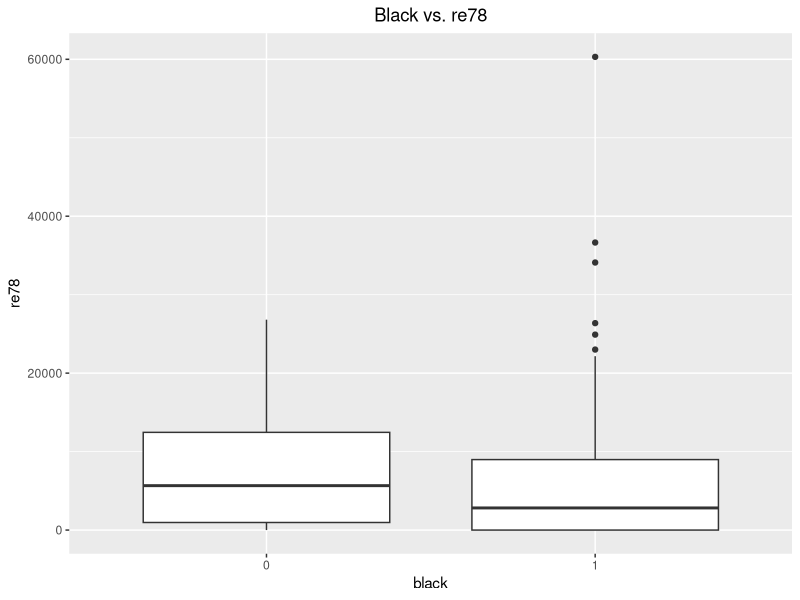
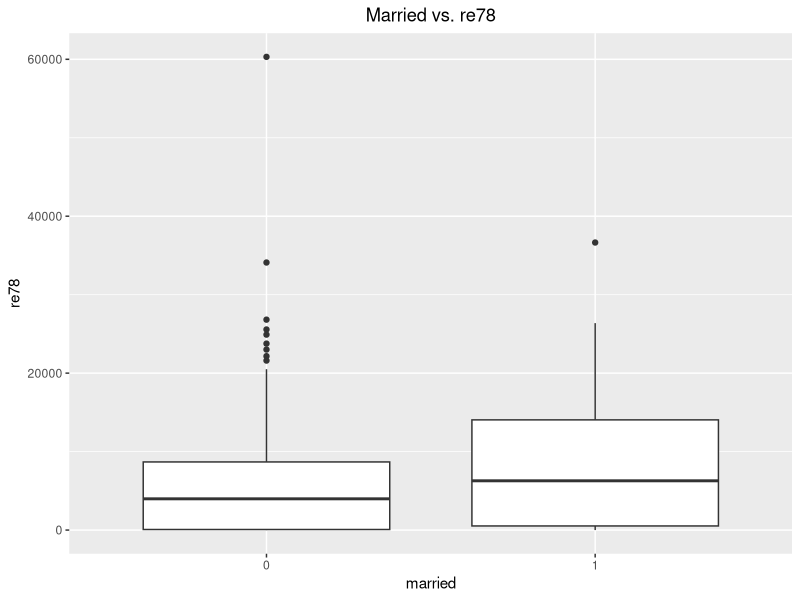
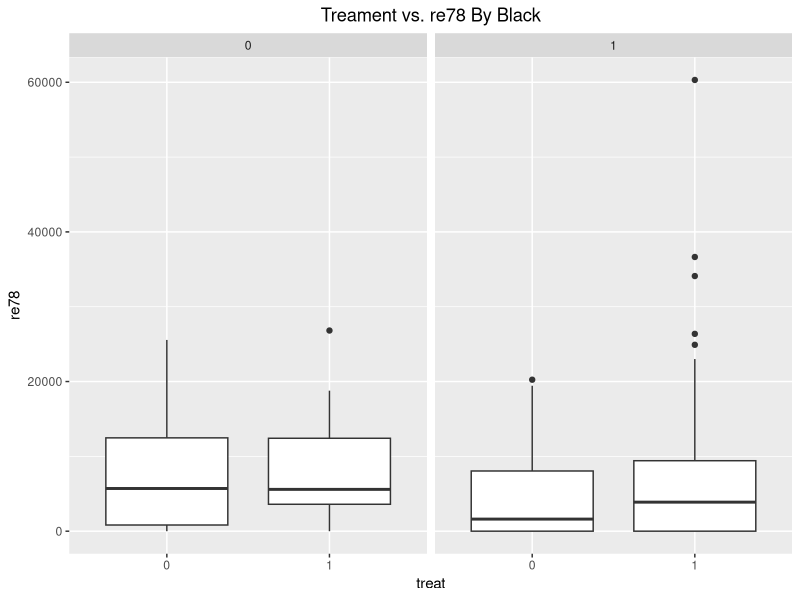

R code for these plots, in order:
## ---- chunk 1
#import data files and clean data
rm(list = ls())

library(ggplot2)
library(MASS)
library(rms)

data <- read.csv("../Data/lalondedata.txt", sep=',')

data$treat <- as.factor(data$treat)
data$black <- as.factor(data$black)
data$hispan <- as.factor(data$hispan)
data$married <- as.factor(data$married)
data$nodegree <- as.factor(data$nodegree)
data$diff_re <- data$re78 - data$re75
## ---- chunk 2
ggplot(data, aes(x=black, y=re78)) + geom_boxplot() + ggtitle("Black vs. re78") + theme(plot.title = element_text(hjust = 0.5))

ggplot(data, aes(x=married, y=re78)) + geom_boxplot() + ggtitle("Married vs. re78") + theme(plot.title = element_text(hjust = 0.5))
## ---- chunk 3
ggplot(data, aes(x=treat, y=re78)) + geom_boxplot() + facet_wrap(~black, ncol=4) + ggtitle("Treament vs. re78 By Black") + theme(plot.title = element_text(hjust = 0.5))
